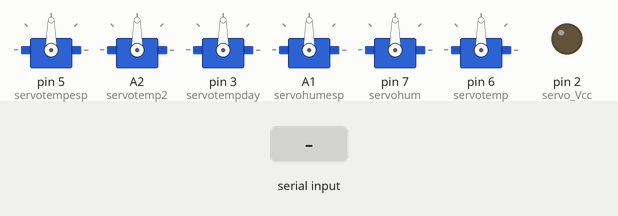
Bench run of a sketch on a simulated Arduino Uno, built with avr-gcc and run on an emulated ATmega328P. Parts: 6 × servo, output pins drawn as LEDs (lit = HIGH). Inputs (shaded band) come from the test bench.

Above: at 1.4 s.
1.5 s: "tempesp" received over Serial
At 3.3 s:
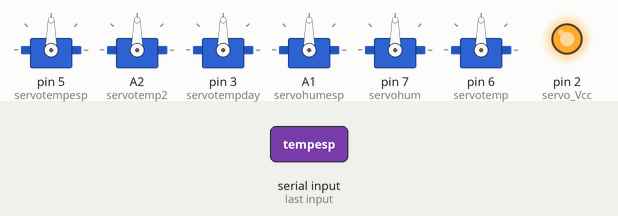
4.5 s: "humesp" received over Serial
At 7.3 s:
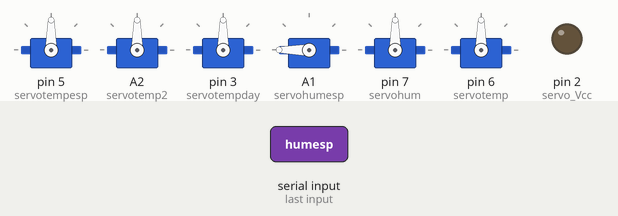
7.5 s: "hum" received over Serial
At 10.3 s:
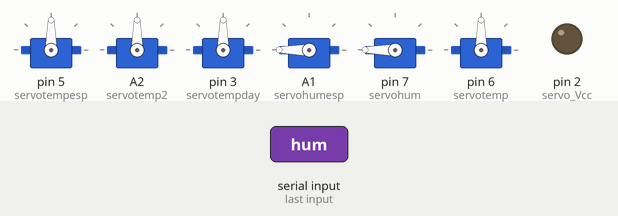
10.5 s: "temp" received over Serial
At 13.2 s:
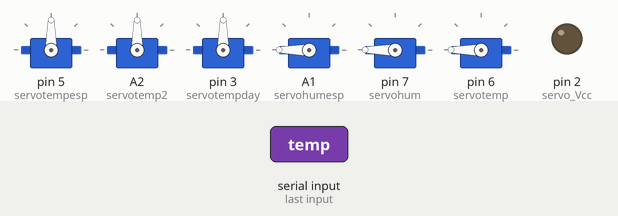
13.5 s: "temph" received over Serial
At 14.8 s:
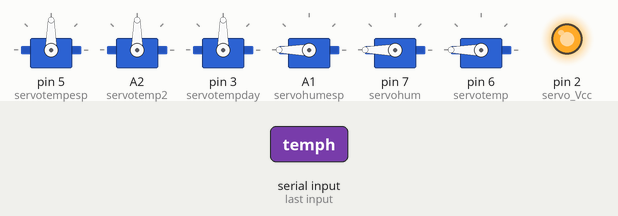
16.5 s: "tempday" received over Serial
At 19.1 s:
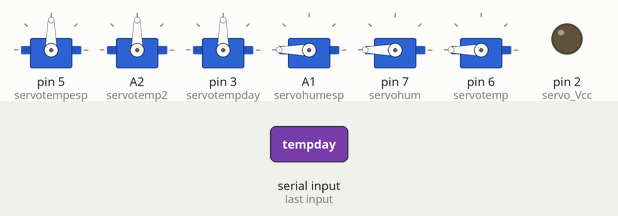
Timing chart, 0 to 20.5 s (numbered marks = the images above; inputs shaded):
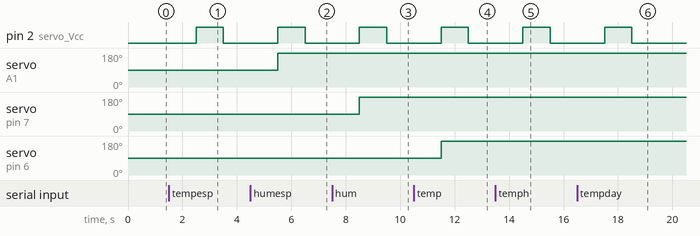

The sketch:

test_servo.ino.ino
```cpp
//---------------------------------------------
//{"temp1":25,"hum1":90,"tempesp1"10,"temp21":-10,"tempday1":0,"humesp1":60}


#define servo_Vcc 2
#include <Servo.h>
Servo servotempesp;
Servo servotemp2;
Servo servotempday;
Servo servohumesp;
Servo servohum;
Servo servotemp;
boolean flag;
int tempesp;
int temp2;
int temp1;
int hum1;
int temp;
int hum;
int tempday;
int humesp;
int tempesp1;
int temp21;
int tempday1;
int humesp1;
String esp;
void setup() {
pinMode(servo_Vcc, OUTPUT);
Serial.begin(9600);
servotempesp.attach(5);
servotemp2.attach(A2);
servotempday.attach(3);
servohumesp.attach(A1);
servohum.attach(7);
servotemp.attach(6);
delay(200);
  // put your setup code here, to run once:

}

void loop() {

  if (Serial.available()) {
    esp = Serial.readString();
    flag = 1;
  }
  if (flag == 1) {


   if (esp.indexOf("tempesp") != -1){

tempesp1 = getFloatFromString(esp);
tempesp = map(tempesp1, -30, 30, 180, 0);
tempesp = constrain(tempesp, 0, 180);
digitalWrite(servo_Vcc, 1);
servotempesp.write(tempesp);
delay(1000);
digitalWrite(servo_Vcc, 0);
  }
   if (esp.indexOf("temph") != -1){

temp21 = getFloatFromString(esp);
temp2 = map(temp21, -30, 30, 180, 0);
temp2 = constrain(temp2, 0, 180);
digitalWrite(servo_Vcc, 1);
servotemp2.write(temp2);
delay(1000);
digitalWrite(servo_Vcc, 0);
  }
   if (esp.indexOf("tempday") != -1){

tempday1 = getFloatFromString(esp);
tempday = map(tempday1, -30, 30, 180, 0);
tempday = constrain(tempday, 0, 180);
digitalWrite(servo_Vcc, 1);
servotempday.write(tempday);
delay(1000);
digitalWrite(servo_Vcc, 0);
  }
   if (esp.indexOf("humesp") != -1){

humesp1 = getFloatFromString(esp);
humesp = map(humesp1, 0, 100, 180, 0);
humesp = constrain(humesp, 0, 180);
digitalWrite(servo_Vcc, 1);
servohumesp.write(humesp);
delay(1000);
digitalWrite(servo_Vcc, 0);
  }
  if (esp.indexOf("hum") != -1 && esp.indexOf("humesp") == -1){
hum1 = getFloatFromString(esp);
hum = map(hum1, 0, 100, 180, 0);
hum = constrain(hum, 0, 180);
digitalWrite(servo_Vcc, 1);
servohum.write(hum);
delay(1000);
digitalWrite(servo_Vcc, 0);
  }
  if (esp.indexOf("temp") != -1 && esp.indexOf("tempday") == -1 && esp.indexOf("temph") == -1 && esp.indexOf("tempesp") == -1){
temp1 = getFloatFromString(esp);
temp = map(temp1, 0, 40, 180, 0);
temp = constrain(temp, 0, 180);
digitalWrite(servo_Vcc, 1);
servotemp.write(temp);
delay(1000);
digitalWrite(servo_Vcc, 0);
  }
  flag = 0;
  }

}

float getFloatFromString(String str) {            // Функция извлечения цифр из сообщения - для парсинга баланса из USSD-запроса
  bool   flag     = false;
  String result   = "";
  str.replace(",", ".");                          // Если в качестве разделителя десятичных используется запятая - меняем её на точку.

  for (int i = 0; i < str.length(); i++) {
    if (isDigit(str[i]) || (str[i] == (char)46 && flag)) {        // Если начинается группа цифр (при этом, на точку без цифр не обращаем внимания),
      if (result == "" && i > 0 && (String)str[i - 1] == "-") {   // Нельзя забывать, что баланс может быть отрицательным
        result += "-";                            // Добавляем знак в начале
      }
      result += str[i];                           // начинаем собирать их вместе
      if (!flag) flag = true;                     // Выставляем флаг, который указывает на то, что сборка числа началась.
    }
    else  {                                       // Если цифры закончились и флаг говорит о том, что сборка уже была,
      if (str[i] != (char)32) {                   // Если порядок числа отделен пробелом - игнорируем его, иначе...
        if (flag) break;                          // ...считаем, что все.
      }
    }
  }

  return result.toFloat();                        // Возвращаем полученное число.
}
```

Measured:
- after the input at 1.5 s, pin 2 (servo_Vcc): LOW → HIGH after 1.0 s, → LOW 1.0 s later
- after the input at 4.5 s, pin 2 (servo_Vcc): LOW → HIGH after 1.0 s, → LOW 1.0 s later; servo on A1 (servohumesp): 90° → 180° after 1.0 s
- after the input at 7.5 s, pin 2 (servo_Vcc): LOW → HIGH after 1.0 s, → LOW 1.0 s later; servo on pin 7 (servohum): 90° → 180° after 1.0 s
- after the input at 10.5 s, pin 2 (servo_Vcc): LOW → HIGH after 1.0 s, → LOW 1.0 s later; servo on pin 6 (servotemp): 90° → 180° after 1.0 s
- after the input at 13.5 s, pin 2 (servo_Vcc): LOW → HIGH after 1.0 s, → LOW 1.0 s later
- after the input at 16.5 s, pin 2 (servo_Vcc): LOW → HIGH after 1.0 s, → LOW 1.0 s later
